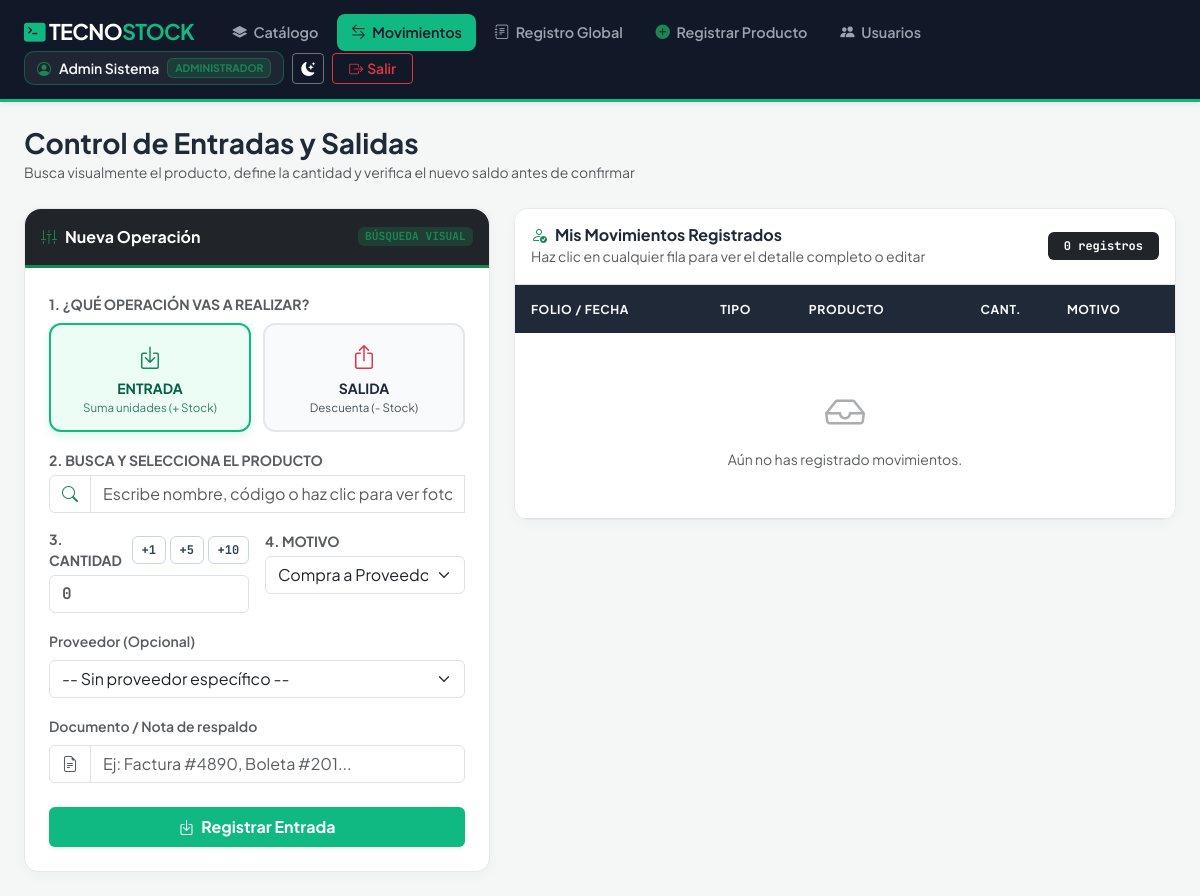
Page /movimientos.php?error=no_autorizado (signed in) on the earlier database version.
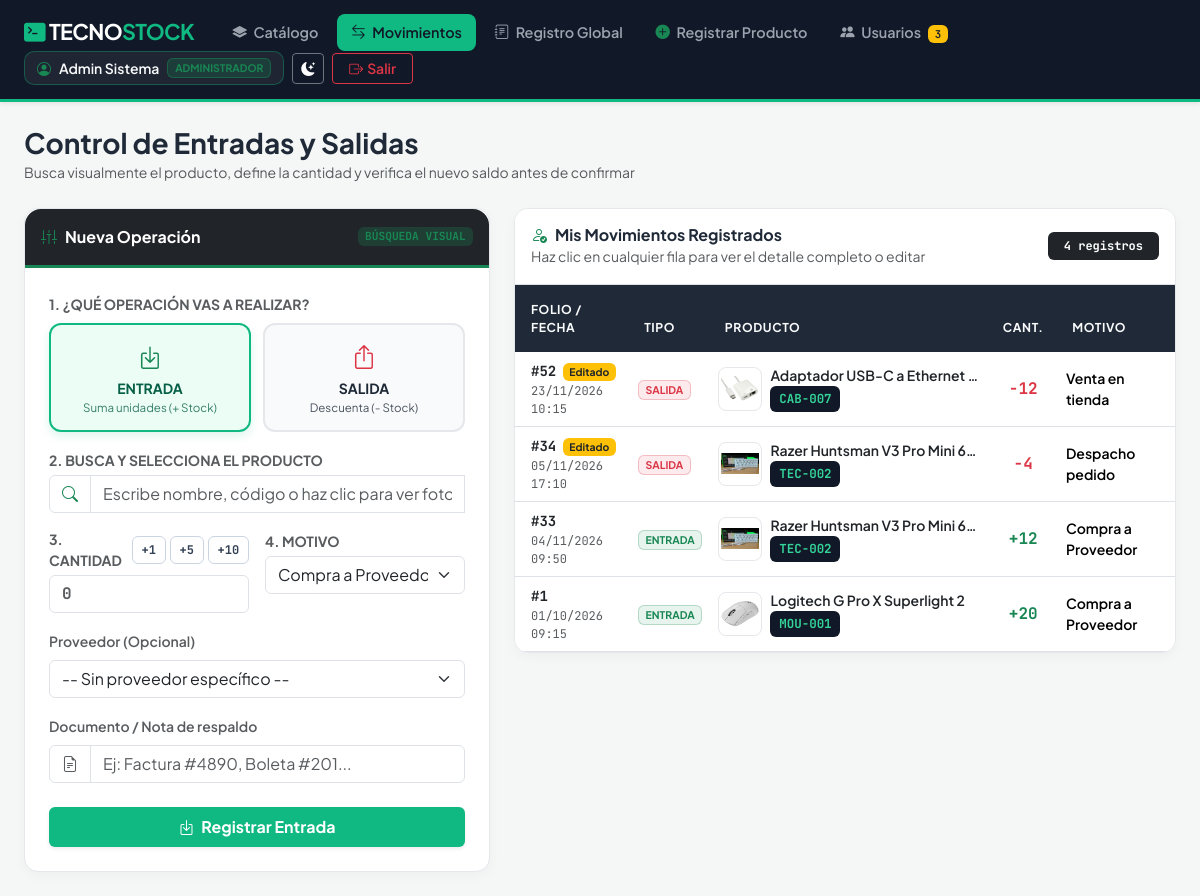
Same page on the later database version.
### tables this page shows
CREATE TABLE `movimiento` (
  `id_movimiento` int(11) NOT NULL,
  `fecha_hora` datetime NOT NULL DEFAULT current_timestamp(),
  `tipo` tinyint(1) NOT NULL CHECK (`tipo` in (1,2)),
  `motivo` varchar(100) NOT NULL,
  `cantidad` int(11) NOT NULL CHECK (`cantidad` > 0),
  `observacion` varchar(255) DEFAULT NULL,
  `editado` tinyint(1) NOT NULL DEFAULT 0,
  `fecha_edicion` datetime DEFAULT NULL,
  `id_producto` int(11) NOT NULL,
  `id_usuario` int(11) NOT NULL,
  `id_proveedor` int(11) DEFAULT NULL
);

CREATE TABLE `producto` (
  `id_producto` int(11) NOT NULL,
  `codigo` varchar(30) NOT NULL,
  `nombre` varchar(120) NOT NULL,
  `descripcion` varchar(255) DEFAULT NULL,
  `imagen` varchar(255) DEFAULT NULL,
  `precio` int(11) NOT NULL CHECK (`precio` >= 0),
  `stock_actual` int(11) NOT NULL DEFAULT 0 CHECK (`stock_actual` >= 0),
  `stock_minimo` int(11) NOT NULL DEFAULT 0 CHECK (`stock_minimo` >= 0),
  `estado` tinyint(1) NOT NULL DEFAULT 1,
  `id_categoria` int(11) NOT NULL,
  `id_proveedor` int(11) DEFAULT NULL
);

### movimientos.php (the view, shortened to what the changed rows need)
<?php
require_once 'config/conexion.php';
$idUsuario                 = (int)$_SESSION['id_usuario'];
$nombreUsuario             = $_SESSION['nombre'];
$stmtMisMovs = $pdo->prepare("
    SELECT m.*, p.codigo AS prod_codigo, p.nombre AS prod_nombre, p.imagen AS prod_imagen,
           pr.razon_social AS proveedor_nombre
    FROM movimiento m
    INNER JOIN producto p ON m.id_producto = p.id_producto
    LEFT JOIN proveedor pr ON m.id_proveedor = pr.id_proveedor
    WHERE m.id_usuario = :id_u
    ORDER BY m.fecha_hora DESC, m.id_movimiento DESC
");
$stmtMisMovs->execute(['id_u' => $idUsuario]);
$misMovimientos = $stmtMisMovs->fetchAll();
?>
<!DOCTYPE html>
<html lang="es">
<head>
    <link href="https://cdn.jsdelivr.net/npm/bootstrap@5.3.3/dist/css/bootstrap.min.css" rel="stylesheet">
    <link href="https://cdn.jsdelivr.net/npm/bootstrap-icons@1.11.3/font/bootstrap-icons.min.css" rel="stylesheet">
    <link href="assets/theme.css" rel="stylesheet">
</head>
<body>
<?php include 'includes/navbar.php'; ?>
<main class="container-fluid px-4 py-4" style="max-width: 1400px;">
    <div class="row g-4">
        <div class="col-lg-7">
            <div class="panel-card table-panel">
                <div class="p-3 bg-white border-bottom d-flex justify-content-between align-items-center">
                    <div>
                        <h6 class="fw-bold mb-0"><i class="bi bi-person-check text-success me-2"></i>Mis Movimientos Registrados</h6>
                        <small class="text-muted">Haz clic en cualquier fila para ver el detalle completo o editar</small>
                    </div>
                    <span class="badge bg-dark mono px-3 py-2"><?= count($misMovimientos) ?> registros</span>
                </div>
                <div class="table-responsive">
                    <table class="table table-hover align-middle mb-0 small">
                        <thead>
                            <tr>
                                <th class="ps-3">Folio / Fecha</th>
                                <th>Tipo</th>
                                <th>Producto</th>
                                <th class="text-center">Cant.</th>
                                <th>Motivo</th>
                            </tr>
                        </thead>
                        <tbody>
                            <?php if (empty($misMovimientos)): ?>
                                <tr>
                                    <td colspan="5" class="text-center py-5 text-muted">
                                        <i class="bi bi-inbox fs-1 d-block mb-2 opacity-50"></i>
                                        Aún no has registrado movimientos.
                                    </td>
                                </tr>
                            <?php else: ?>
                                <?php foreach ($misMovimientos as $m): ?>
                                    <?php
                                        $infoMov = htmlspecialchars(json_encode([
                                            "id"            => (int)$m["id_movimiento"],
                                            "fecha"         => date("d/m/Y H:i", strtotime($m["fecha_hora"])),
                                            "tipo"          => (int)$m["tipo"],
                                            "codigo"        => $m["prod_codigo"],
                                            "producto"      => $m["prod_nombre"],
                                            "imagen"        => $m["prod_imagen"] ?? "",
                                            "cantidad"      => (int)$m["cantidad"],
                                            "motivo"        => $m["motivo"],
                                            "obs"           => $m["observacion"] ?? "Sin observaciones",
                                            "proveedor"     => $m["proveedor_nombre"] ?? "No aplica",
                                            "usuario"       => $nombreUsuario,
                                            "es_mio"        => true,
                                            "editado"       => (int)$m["editado"],
                                            "fecha_edicion" => $m["fecha_edicion"] ? date("d/m/Y H:i", strtotime($m["fecha_edicion"])) : ""
                                        ], JSON_UNESCAPED_UNICODE | JSON_UNESCAPED_SLASHES), ENT_QUOTES, 'UTF-8');
                                    ?>
                                    <tr class="fila-clicable" data-mov="<?= $infoMov ?>" onclick="abrirDetalleDesdeFila(this)">
                                        <td class="ps-3">
                                            <span class="fw-bold mono text-dark">#<?= $m['id_movimiento'] ?></span>
                                            <?php if ((int)$m['editado'] === 1): ?>
                                                <span class="badge bg-warning text-dark ms-1" style="font-size: 0.65rem;">Editado</span>
                                            <?php endif; ?>
                                            <div class="text-muted mono" style="font-size: 0.75rem;"><?= date('d/m/Y H:i', strtotime($m['fecha_hora'])) ?></div>
                                        </td>
                                        <td>
                                            <?php if ((int)$m['tipo'] === 1): ?>
                                                <span class="badge bg-success bg-opacity-10 text-success border border-success border-opacity-25">ENTRADA</span>
                                            <?php else: ?>
                                                <span class="badge bg-danger bg-opacity-10 text-danger border border-danger border-opacity-25">SALIDA</span>
                                            <?php endif; ?>
                                        </td>
                                        <td>
                                            <div class="d-flex align-items-center gap-2">
                                                <?php if (!empty($m['prod_imagen'])): ?>
                                                    <img src="<?= htmlspecialchars($m['prod_imagen']) ?>" alt="<?= htmlspecialchars($m['prod_nombre']) ?>" class="prod-thumb-sm"
                                                         onerror="this.outerHTML='<div class=\'prod-thumb-sm-placeholder\'><i class=\'bi bi-cpu\'></i></div>';">
                                                <?php else: ?>
                                                    <div class="prod-thumb-sm-placeholder"><i class="bi bi-cpu"></i></div>
                                                <?php endif; ?>
                                                <div class="min-w-0">
                                                    <div class="fw-semibold text-dark text-truncate" style="max-width: 210px;">
                                                        <?= htmlspecialchars($m['prod_nombre']) ?>
                                                    </div>
                                                    <span class="sku-tag mono"><?= htmlspecialchars($m['prod_codigo']) ?></span>
                                                </div>
                                            </div>
                                        </td>
                                        <td class="text-center fw-bold fs-6 mono <?= (int)$m['tipo'] === 1 ? 'text-success' : 'text-danger' ?>">
                                            <?= (int)$m['tipo'] === 1 ? '+' : '-' ?><?= $m['cantidad'] ?>
                                        </td>
                                        <td class="fw-semibold"><?= htmlspecialchars($m['motivo']) ?></td>
                                    </tr>
                                <?php endforeach; ?>
                            <?php endif; ?>
                        </tbody>
                    </table>
                </div>
            </div>
        </div>
    </div>
</main>
</body>
</html>

### includes/navbar.php (shortened to what the changed rows need)
<?php
$paginaActual    = basename($_SERVER['PHP_SELF']);
$navRol          = isset($_SESSION['rol']) ? (int)$_SESSION['rol'] : 2;
$totalSolicitudesNav = 0;
if ($navRol === 1 && isset($pdo)) {
    try {
        $totalSolicitudesNav = (int)$pdo->query("SELECT COUNT(*) FROM solicitud_clave WHERE estado = 0")->fetchColumn();
    } catch (PDOException $e) {
        $totalSolicitudesNav = 0;
    }
}
?>
<header class="top-header sticky-top shadow-sm">
    <div class="container-fluid px-4 d-flex flex-wrap align-items-center justify-content-between">
        <div class="d-flex align-items-center gap-3 flex-wrap">
            <nav class="d-flex gap-1 flex-wrap align-items-center">
                <?php if ($navRol === 1): ?>
                    <a href="usuarios.php" class="nav-pill-custom <?= $paginaActual === 'usuarios.php' ? 'active' : '' ?>">
                        <i class="bi bi-people-fill me-1"></i> Usuarios
                        <?php if ($totalSolicitudesNav > 0): ?>
                            <span class="badge bg-warning text-dark ms-1 mono"><?= $totalSolicitudesNav ?></span>
                        <?php endif; ?>
                    </a>
                <?php endif; ?>
            </nav>
        </div>
    </div>
</header>

Differences in the rows shown:
added movimiento: id_movimiento "52", editado "Editado", fecha_hora "23/11/2026 10:15", tipo "SALIDA", id_producto.imagen (picture), id_producto.nombre "Adaptador USB-C a Ethernet…", id_producto.codigo "CAB-007", cantidad "12", motivo "Venta en tienda"
added movimiento: id_movimiento "34", editado "Editado", fecha_hora "05/11/2026 17:10", tipo "SALIDA", id_producto.imagen (picture), id_producto.nombre "Razer Huntsman V3 Pro Mini 6…", id_producto.codigo "TEC-002", cantidad "4", motivo "Despacho pedido"
added movimiento: id_movimiento "33", fecha_hora "04/11/2026 09:50", tipo "ENTRADA", id_producto.imagen (picture), id_producto.nombre "Razer Huntsman V3 Pro Mini 6…", id_producto.codigo "TEC-002", cantidad "12", motivo "Compra a Proveedor", editado 0 (drawn)
now on this page (row edited): movimiento: id_movimiento "1", fecha_hora "01/10/2026 09:15", tipo "ENTRADA", id_producto.imagen (picture), id_producto.nombre "Logitech G Pro X Superlight 2", id_producto.codigo "MOU-001", cantidad "20", motivo "Compra a Proveedor", editado 0 (drawn)
Other differences:
$totalSolicitudesNav: (not shown) → "3"
count($misMovimientos): "0" → "4"
text no longer shown: "Aún no has registrado movimientos."
